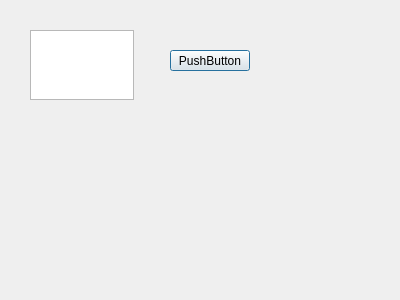
<?xml version="1.0" encoding="UTF-8"?>
<ui version="4.0">
 <class>MyDialog</class>
 <widget class="QDialog" name="MyDialog">
  <property name="geometry">
   <rect>
    <x>0</x>
    <y>0</y>
    <width>400</width>
    <height>300</height>
   </rect>
  </property>
  <property name="windowTitle">
   <string>Dialog</string>
  </property>
  <widget class="QTextEdit" name="textEdit">
   <property name="geometry">
    <rect>
     <x>30</x>
     <y>30</y>
     <width>104</width>
     <height>70</height>
    </rect>
   </property>
  </widget>
  <widget class="QPushButton" name="pushButton">
   <property name="geometry">
    <rect>
     <x>170</x>
     <y>50</y>
     <width>80</width>
     <height>21</height>
    </rect>
   </property>
   <property name="text">
    <string>PushButton</string>
   </property>
  </widget>
 </widget>
 <resources/>
 <connections/>
</ui>
